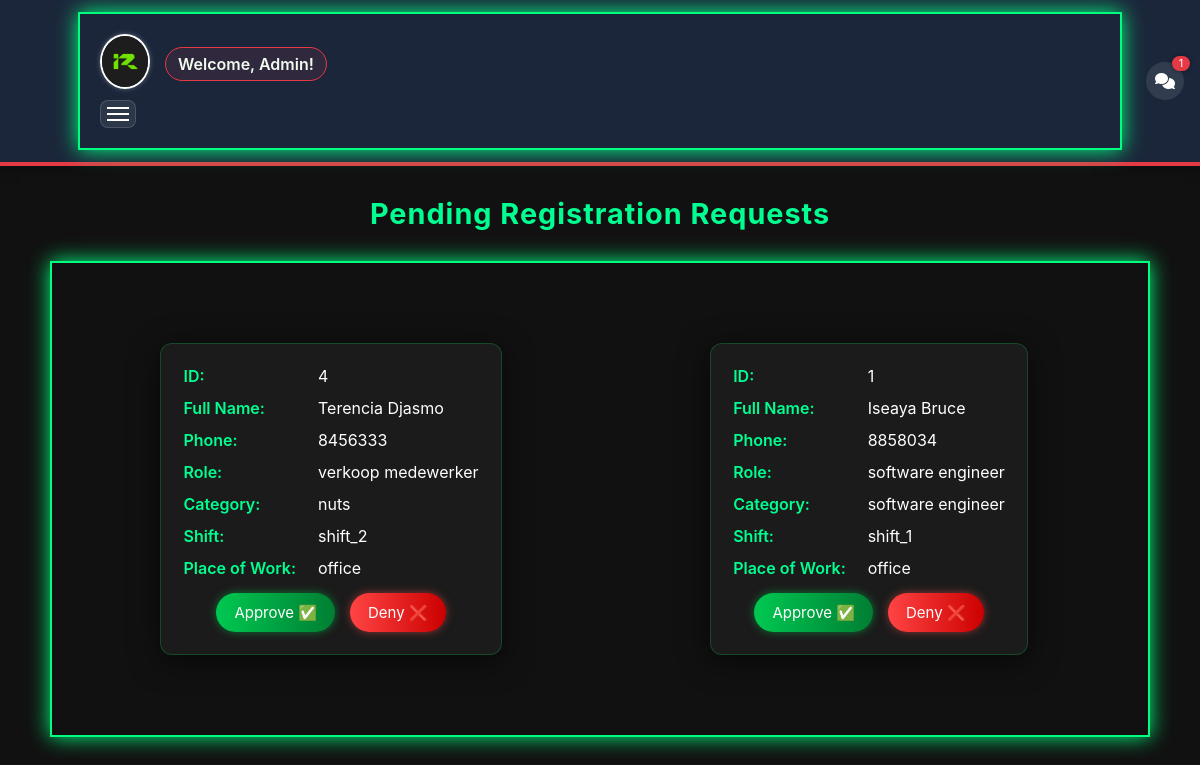
Before: /admin/request.php (signed in) with the older database file.
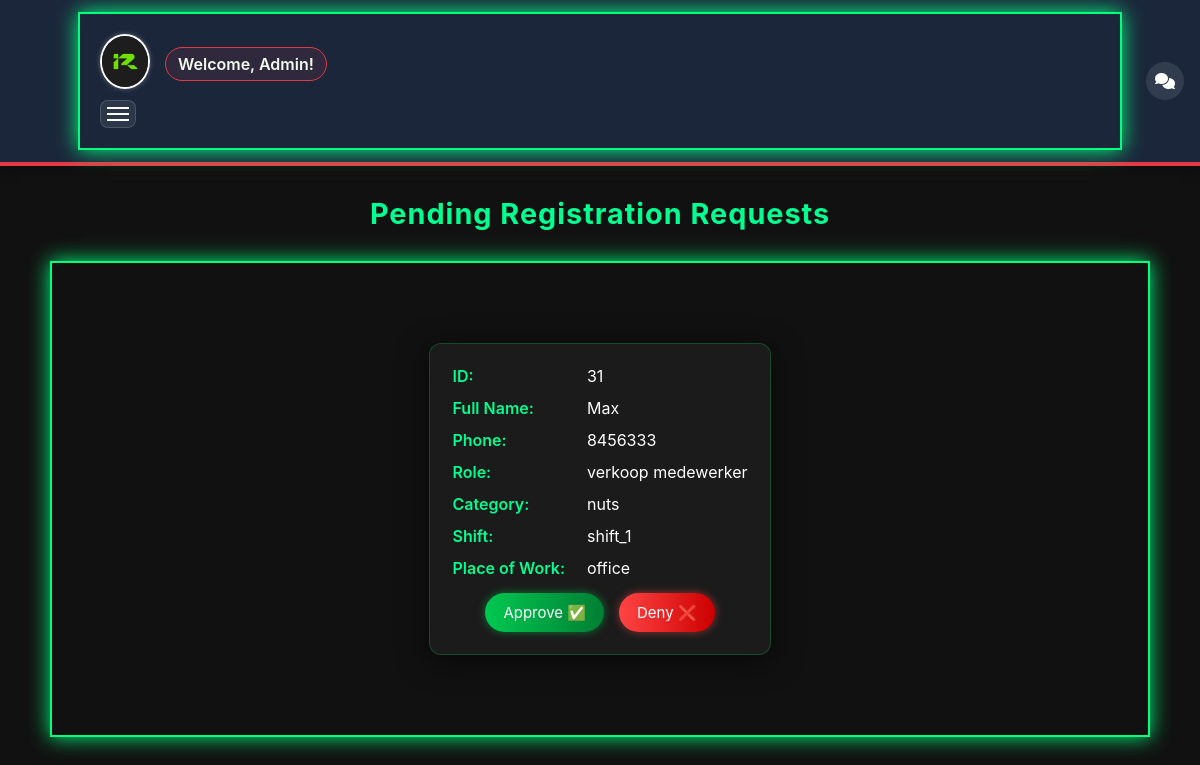
After: the same page with the newer database file.
### tables this page shows
CREATE TABLE `employees` (
  `id` int(11) NOT NULL,
  `fullname` varchar(100) NOT NULL,
  `phone` varchar(20) DEFAULT NULL,
  `password` varchar(255) NOT NULL,
  `role` varchar(50) DEFAULT NULL,
  `hourly_pay` decimal(10,2) DEFAULT 0.00,
  `monthly_pay` decimal(10,2) DEFAULT 0.00,
  `expected_clockin` time DEFAULT NULL,
  `expected_clockout` time DEFAULT NULL,
  `profile_pic` varchar(255) DEFAULT 'default.png',
  `created_at` timestamp NOT NULL DEFAULT current_timestamp(),
  `category` varchar(50) DEFAULT NULL,
  `place_of_work` enum('office','remote') DEFAULT 'office',
  `shift` enum('shift_1','shift_2') DEFAULT 'shift_1',
  `position` varchar(100) DEFAULT NULL,
  `overtime_applicable` tinyint(1) DEFAULT 0,
  `status` enum('pending','active','disabled') NOT NULL DEFAULT 'pending'
);

### includes/auth.php (called while the page is built, shortened)
<?php
function isLoggedIn() {
    return isset($_SESSION['user']);
}
function isAdmin() {
    return isset($_SESSION['user']) && $_SESSION['user']['type'] === 'admin';
}

### admin/request.php (the view, shortened to what this page needs)
<?php
require_once __DIR__ . '/../includes/auth.php';
require_once __DIR__ . '/../includes/config.php';
$stmt = $pdo->query("SELECT * FROM employees WHERE status='pending' ORDER BY created_at DESC");
$requests = $stmt->fetchAll(PDO::FETCH_ASSOC);
?>
<!doctype html>
<html lang="en">
<head>
</head>
<body>
  <?php include '../includes/header.php'; ?>
  <h1>Pending Registration Requests</h1>
  <?php if (!$requests): ?>
    <p style="text-align:center; font-size:1.2em; margin-top:40px;">No pending requests 🎉</p>
  <?php else: ?>
    <div class="container">
      <?php foreach ($requests as $r): ?>
        <div class="card">
          <div class="field"><strong>ID:</strong> <?= htmlspecialchars($r['id']) ?></div>
          <div class="field"><strong>Full Name:</strong> <?= htmlspecialchars($r['fullname']) ?></div>
          <div class="field"><strong>Phone:</strong> <?= htmlspecialchars($r['phone']) ?></div>
          <div class="field"><strong>Role:</strong> <?= htmlspecialchars($r['role']) ?></div>
          <div class="field"><strong>Category:</strong> <?= htmlspecialchars($r['category']) ?></div>
          <div class="field"><strong>Shift:</strong> <?= htmlspecialchars($r['shift']) ?></div>
          <div class="field"><strong>Place of Work:</strong> <?= htmlspecialchars($r['place_of_work']) ?></div>
          <div class="actions">
            <form action="request_approve.php" method="post">
              <button type="submit" class="approve">Approve ✅</button>
            </form>
            <form action="request_deny.php" method="post">
              <button type="submit" class="deny">Deny ❌</button>
            </form>
          </div>
        </div>
      <?php endforeach; ?>
    </div>
  <?php endif; ?>
</body>
</html>

### includes/header.php (shortened to what this page needs)
<?php
require_once __DIR__ . '/auth.php';
if (isLoggedIn()) {
    if (isAdmin()) {
        $stmt = $pdo->prepare("SELECT COUNT(*) FROM messages WHERE receiver_id = 0 AND is_read = 0");
        $stmt->execute();
        $adminUnreadCount = $stmt->fetchColumn();
    } else {
        $stmt = $pdo->prepare("SELECT COUNT(*) FROM messages WHERE receiver_id = ? AND is_read = 0");
        $stmt->execute([$_SESSION['user']['id']]);
        $employeeUnreadCount = $stmt->fetchColumn();
    }
}
?>
<!DOCTYPE html>
<html lang="en">
<head>
    <link rel="stylesheet" href="../assets/css/style.css">
    <link rel="stylesheet" href="https://cdnjs.cloudflare.com/ajax/libs/lightbox2/2.11.3/css/lightbox.min.css">
    <link rel="stylesheet" href="https://cdnjs.cloudflare.com/ajax/libs/font-awesome/6.5.0/css/all.min.css">
</head>
<body>
<header>
    <div class="container">
        <div class="header-content">
            <?php if (isLoggedIn()): ?>
                <?php $unreadCount = isAdmin() ? (int)($adminUnreadCount ?? 0) : (int)($employeeUnreadCount ?? 0); ?>
                <a href="../chat/conversation.php" class="chat-fab" aria-label="Chat">
                    <i class="fas fa-comments"></i>
                    <?php if ($unreadCount > 0): ?><span class="badge"><?= $unreadCount ?></span><?php endif; ?>
                </a>
            <?php endif; ?>
            <div class="logo-and-welcome">
                <div id="logo-click">
                    <img src="../assets/img/IROKS.jpg" alt="Website Logo" class="img-responsive">
                </div>
                <?php if (isLoggedIn() && isset($_SESSION['user']['fullname'])): ?>
                    <div class="welcome-message">
                        Welcome, <?= htmlspecialchars($_SESSION['user']['fullname']); ?>!
                    </div>
                <?php else: ?>
                    <div class="logo">IROKS Attendance</div>
                <?php endif; ?>
            </div>
            <button class="hamburger" id="hamburger-btn" aria-label="Toggle menu" aria-expanded="false">
                <span></span><span></span><span></span>
            </button>
        </div>
    </div>
</header>
<main>

Changed rows visible on the page:
no longer on this page (row edited): employees: id "4", fullname "Terencia Djasmo", phone "8456333", role "verkoop medewerker", category "nuts", shift "shift_2", place_of_work "office"
no longer on this page (row edited): employees: id "1", fullname "Iseaya Bruce", phone "8858034", role "software engineer", category "software engineer", shift "shift_1", place_of_work "office"
added employees: id "31", fullname "Max", phone "8456333", role "verkoop medewerker", category "nuts", shift "shift_1", place_of_work "office"
Other visible differences:
$unreadCount: "1" → (not shown)
